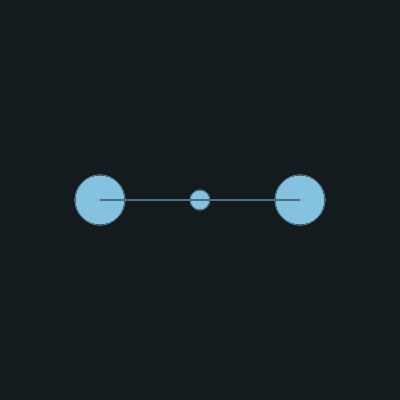
Frame 1 (no input)
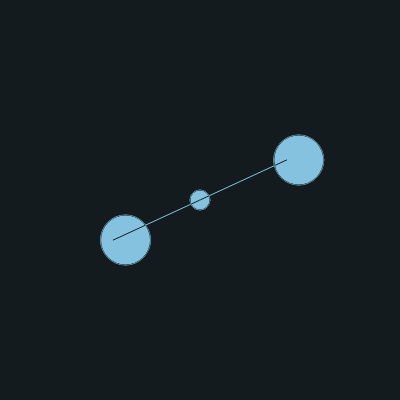
Frame 60 (no input)
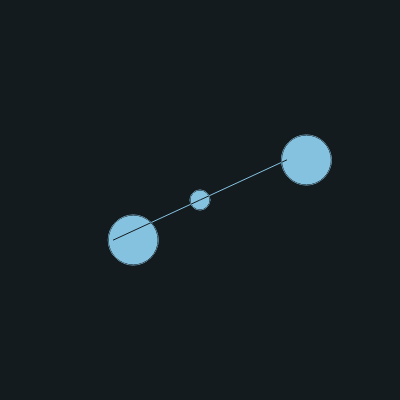
Frame 120 (the mouse pressed at the canvas centre since frame 60)

The p5.js sketch that drew these frames (run headless with seeded random() and noise() and a simulated clock; from frame 60 on, the mouse is pressed at the canvas centre):

// p5.js sketch
// ── sketch.js
let comet 
let planet
let angle = 0
let angleV 
let angleA =0
let r = 100
let g 
function setup() {
  createCanvas(400, 400);
  g = createGraphics(width,height)
  g.colorMode(HSL)
  colorMode(HSL)
  angleV = TWO_PI/12
}

function draw() {
  background(100,80,10);
  g.blendMode(BLEND)
  g.background(200,20,10)
  g.push()
  g.translate(width/2,height/2)

 
  let x = cos(angle) * r;
  let y = sin(angle) * r*0.8
  
  let x1 = cos(angle-PI) * r;
  let y1 = sin(angle-PI) * r*0.8

  g.stroke(200,100,80)
  g.fill(200,100,80)
  let off = sin(angle/4) *20
  g.blendMode(DIFFERENCE)
  g.circle(x+off,y,50)
  
  g.line(0,0,x,y)
   g.circle(x1+off,y1,50)
  g.line(0,0,x1,y1)
  g.circle(0,0,20)
  g.pop()
  image(g,0,0)
  
  if (frameCount % 10 == 0) {
    angleV += angleA;
  angle+= angleV
  }
  // if (frameCount % 10 == 0) {
  //   angleV += angleA;
  // angle+= angleV
  //  g.background(100,80,10,0.4)
  // }
}
